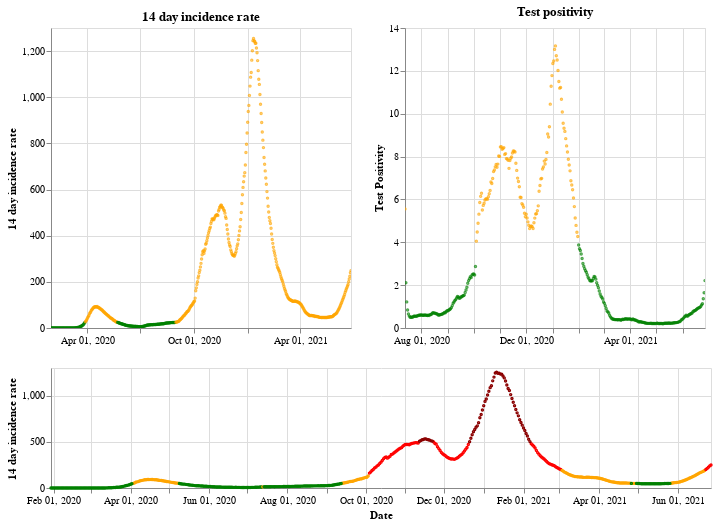

Notebook cell for this chart:
### Markdown cell above
## England

### Code cell
plot_traffic_light('England')

### Figure 1 — Vega-Lite specification as saved in the notebook (floating-point values rounded to 4 significant figures; data arrays with more than 128 entries replaced by an {"elided": "..."} marker saying what was removed)
{"config": {"view": {"continuousWidth": 400, "continuousHeight": 300}}, "vconcat": [{"hconcat": [{"mark": {"type": "point", "size": 2}, "encoding": {"color": {"condition": {"value": "green", "test": "(datum.twoWeeklyCasesRate <= 25)"}, "value": "orange"}, "tooltip": [{"type": "nominal", "field": "areaName"}, {"type": "temporal", "field": "date"}, {"type": "quantitative", "field": "twoWeeklyCasesRate"}, {"type": "quantitative", "field": "testPositivity"}], "x": {"type": "temporal", "axis": {"title": ""}, "field": "date", "scale": {"domain": {"selection": "DateBrush"}}, "timeUnit": "yearmonthdate"}, "y": {"type": "quantitative", "axis": {"title": "14 day incidence rate"}, "field": "twoWeeklyCasesRate"}}, "title": "14 day incidence rate", "width": 300}, {"mark": {"type": "point", "size": 2}, "encoding": {"color": {"condition": {"value": "green", "test": "(datum.testPositivity <= 4)"}, "value": "orange"}, "tooltip": [{"type": "nominal", "field": "areaName"}, {"type": "temporal", "field": "date"}, {"type": "quantitative", "field": "twoWeeklyCasesRate"}, {"type": "quantitative", "field": "testPositivity"}], "x": {"type": "temporal", "axis": {"title": ""}, "field": "date", "scale": {"domain": {"selection": "DateBrush"}}, "timeUnit": "yearmonthdate"}, "y": {"type": "quantitative", "axis": {"title": "Test Positivity"}, "field": "testPositivity"}}, "title": "Test positivity", "width": 300}]}, {"layer": [{"mark": {"type": "point", "size": 2}, "encoding": {"color": {"condition": {"value": "orange", "test": "(((datum.testPositivity < 4) && (datum.twoWeeklyCasesRate >= 50)) && (datum.twoWeeklyCasesRate < 200))"}, "value": "red"}, "opacity": {"condition": {"value": 1, "test": "((datum.twoWeeklyCasesRate >= 50) && (datum.twoWeeklyCasesRate < 500))"}, "value": 0}, "tooltip": [{"type": "nominal", "field": "areaName"}, {"type": "temporal", "field": "date"}, {"type": "quantitative", "field": "twoWeeklyCasesRate"}, {"type": "quantitative", "field": "testPositivity"}], "x": {"type": "temporal", "axis": {"title": "Date"}, "field": "date", "timeUnit": "yearmonthdate"}, "y": {"type": "quantitative", "axis": {"title": "14 day incidence rate"}, "field": "twoWeeklyCasesRate"}}, "selection": {"DateBrush": {"type": "interval", "encodings": ["x"], "fields": ["Time"]}}}, {"mark": {"type": "point", "size": 2}, "encoding": {"color": {"value": "darkred"}, "opacity": {"condition": {"value": 1, "test": "(datum.twoWeeklyCasesRate >= 500)"}, "value": 0}, "tooltip": [{"type": "nominal", "field": "areaName"}, {"type": "temporal", "field": "date"}, {"type": "quantitative", "field": "twoWeeklyCasesRate"}, {"type": "quantitative", "field": "testPositivity"}], "x": {"type": "temporal", "axis": {"title": "Date"}, "field": "date", "timeUnit": "yearmonthdate"}, "y": {"type": "quantitative", "axis": {"title": "14 day incidence rate"}, "field": "twoWeeklyCasesRate"}}}, {"mark": {"type": "point", "size": 2}, "encoding": {"color": {"condition": {"value": "green", "test": "((datum.testPositivity < 4) && (datum.twoWeeklyCasesRate < 50))"}, "value": "orange"}, "opacity": {"condition": {"value": 1, "test": "(datum.twoWeeklyCasesRate < 50)"}, "value": 0}, "tooltip": [{"type": "nominal", "field": "areaName"}, {"type": "temporal", "field": "date"}, {"type": "quantitative", "field": "twoWeeklyCasesRate"}, {"type": "quantitative", "field": "testPositivity"}], "x": {"type": "temporal", "axis": {"title": "Date"}, "field": "date", "timeUnit": "yearmonthdate"}, "y": {"type": "quantitative", "axis": {"title": "14 day incidence rate"}, "field": "twoWeeklyCasesRate"}}}], "height": 120, "width": 660}], "data": {"name": "data-d5fda5154096a2a6cba73f22a6c059d1"}, "$schema": "https://vega.github.io/schema/vega-lite/v4.8.1.json", "datasets": {"data-d5fda5154096a2a6cba73f22a6c059d1": {"elided": "515 records"}}}
